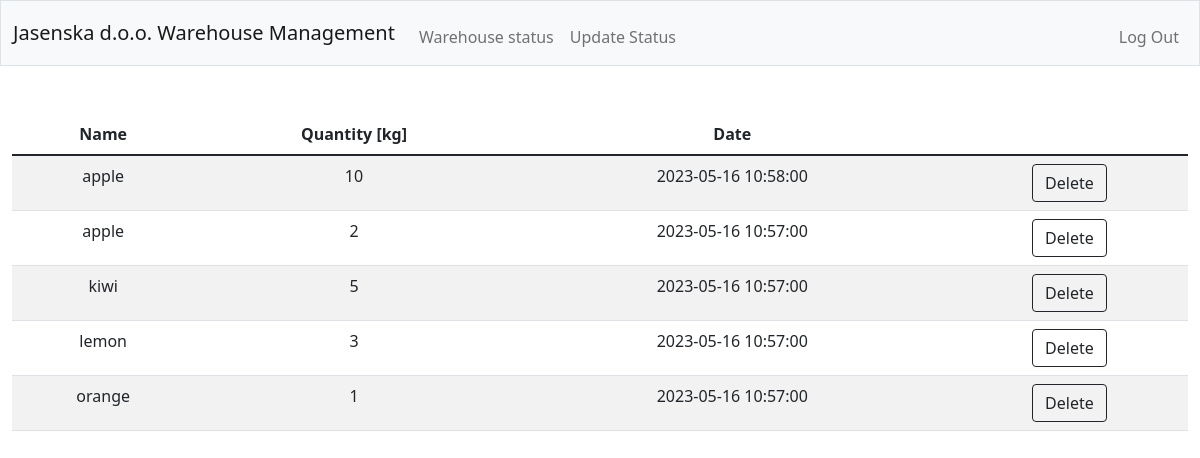
The page / (signed in) on the database its author committed.
### tables this page shows
CREATE TABLE status (id INTEGER PRIMARY KEY AUTOINCREMENT, name TEXT, quantity INTEGER, datetime);

### app.py (the view)
@app.route("/")
@login_required
def index():
    conn = get_db_connection()
    warehousedb = conn.execute("SELECT * FROM status ORDER BY datetime DESC, name ASC").fetchall()
    conn.close()
    return render_template("index.html", warehousedb = warehousedb)

### app.py (called while the page is built)
def get_db_connection():
    conn = sqlite3.connect('warehouse.db')
    conn.row_factory = sqlite3.Row
    return conn

@app.after_request
def after_request(response):
    response.headers["Cache-Control"] = "no-cache, no-store, must-revalidate"
    response.headers["Expires"] = 0
    response.headers["Pragma"] = "no-cache"
    return response

### helpers.py (called while the page is built)
def login_required(f):
    @wraps(f)
    def decorated_function(*args, **kwargs):
        if session.get("user_id") is None:
            return redirect("/loginuser")
        return f(*args, **kwargs)
    return decorated_function

### templates/index.html (shortened to what this page needs)
{% extends "layout.html" %}
{% block main %}
    {% if session["user_id"] %}
        <table class="table table-striped">
        <thead>
            <tr>
                <th scope="col">Name</th>
                <th scope="col">Quantity [kg]</th>
                <th scope="col">Date</th>
            </tr>
        </thead>
        <tbody>
            {% for i in warehousedb %}
                <tr>
                    <td>{{ i['name'] }}</td>
                    <td>{{ i['quantity'] }}</td>
                    <td>{{ i['datetime'] }}</td>
                    {% if session["user_id"] == 'zoran' %}
                    <td><form action="/delete" method="POST"><input type="hidden" name="delete" value="{{  i['id']  }}"><button class="btn btn-outline-dark btn-rounded" type="submit" name="delete">Delete</button></form></td>
                    {% endif %}
                </tr>
            {% endfor %}
        </tbody>
        </table>
    {% endif %}
{% endblock %}

### templates/layout.html (shortened to what this page needs)
<!DOCTYPE html>
<html lang="en">
    <head>
        <link href="https://cdn.jsdelivr.net/npm/bootstrap@5.1.3/dist/css/bootstrap.min.css" rel="stylesheet">
        <link href="/static/styles.css" rel="stylesheet">
    </head>
    <body>
        <nav class="bg-light border navbar navbar-expand-md navbar-light">
            <div class="container-fluid">
                <a class="navbar-brand" href="/"><span class="red">Jasenska d.o.o. Warehouse Management</span></a>
                <div class="collapse navbar-collapse" id="navbar">
                    {% if session["user_id"] %}
                        <ul class="navbar-nav me-auto mt-2">
                            <li class="nav-item"><a class="nav-link" href="/">Warehouse status</a></li>
                            {% if session["user_id"] == 'zoran' %}
                            <li class="nav-item"><a class="nav-link" href="/admin">Update Status</a></li>
                            {% endif %}
                        </ul>
                        <ul class="navbar-nav ms-auto mt-2">
                            <li class="nav-item"><a class="nav-link" href="/logout">Log Out</a></li>
                        </ul>
                    {% else %}
                        <ul class="navbar-nav ms-auto mt-2">
                            <li class="nav-item"><a class="nav-link" href="/loginuser">User Login</a></li>
                            <li class="nav-item"><a class="nav-link" href="/loginadmin">Admin Login</a></li>
                        </ul>
                    {% endif %}
                </div>
            </div>
        </nav>
        <main class="container-fluid py-5 text-center">
            {% block main %}{% endblock %}
        </main>
    </body>
</html>

### rows shown on the page
status: name "apple", quantity "10", datetime "2023-05-16 10:58:00"
status: name "apple", quantity "2", datetime "2023-05-16 10:57:00"
status: name "kiwi", quantity "5", datetime "2023-05-16 10:57:00"
status: name "lemon", quantity "3", datetime "2023-05-16 10:57:00"
status: name "orange", quantity "1", datetime "2023-05-16 10:57:00"
